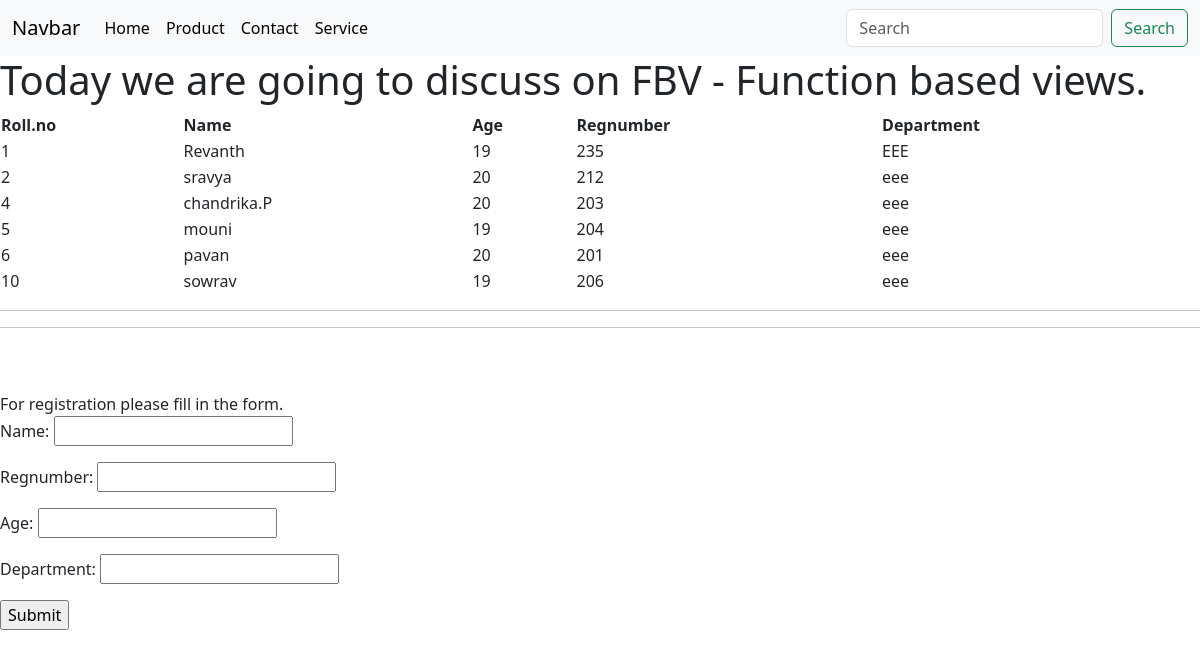
Page /form on the committed database.
### IT/models.py (models this page shows, shortened)
class Student(models.Model):
    name = models.CharField(max_length=200)
    regnumber = models.IntegerField()
    age = models.IntegerField()
    department = models.CharField(max_length=20)

### IT/views.py (the view)
# urls.py: path('form', views.form,name  = 'form'),
def form(request):
    stu = Student.objects.all()
    form = StudentForm
    if request.method =="POST":
        form = StudentForm(request.POST)
        if form.is_valid():
            form.save()
            return redirect('student')
    context = {'stu': stu, 'form': form}
    return render(request, 'form.html', context)

### templates/form.html (shortened to what this page needs)
{% extends "base.html" %}
{% block content %}
<h1>
    Today we are going to discuss on FBV - Function based views.
</h1>
<div>
    <table style="width:100%"; border-spacing: 5px;>
             <tr>
                <th>Roll.no</th>
               <th>Name</th>
               <th >Age</th>
               <th >Regnumber</th>
               <th >Department</th>
             </tr>
                     {% for a in stu %}
           <tr>
               <td>{{ a.id }} </td>
               <td>{{ a.name }}</td>
               <td>{{ a.age }}</td>
               <td>{{ a.regnumber }}</td>
               <td>{{ a.department }}</td>
           </tr>
       {% endfor %}
   </table>
<hr><hr>
<br><br>
For registration please fill in the form.
<div>
    <form action = "" method = "post">
        {{form.as_p }}
        <input type="submit" value= "Submit">
    </form>
</div>
{% endblock %}

### rows in the picture
Student: id "1", name "Revanth", age "19", regnumber "235", department "EEE"
Student: id "2", name "sravya", age "20", regnumber "212", department "eee"
Student: id "4", name "chandrika.P", age "20", regnumber "203", department "eee"
Student: id "5", name "mouni", age "19", regnumber "204", department "eee"
Student: id "6", name "pavan", age "20", regnumber "201", department "eee"
Student: id "10", name "sowrav", age "19", regnumber "206", department "eee"
